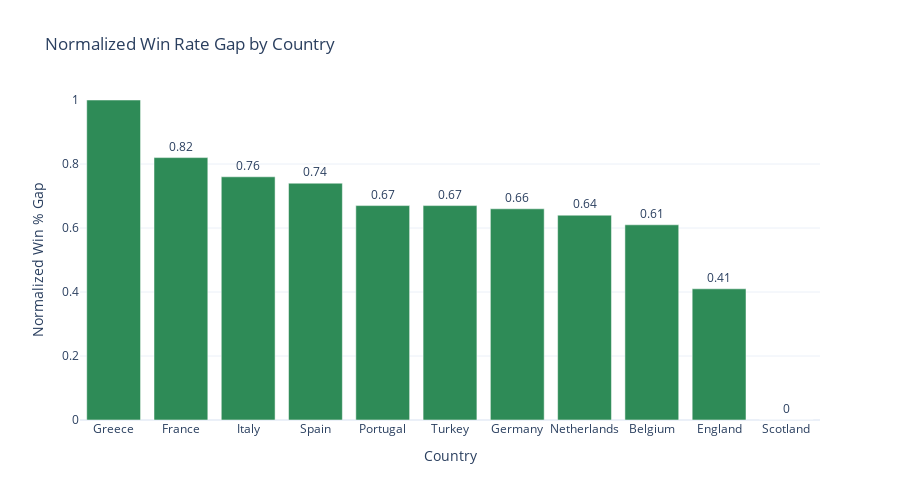

The notebook cell saved with this chart:
### Code cell
import plotly.graph_objs as go

# Build the bar chart
fig_winrate_gap_normalized = go.Figure()

fig_winrate_gap_normalized.add_trace(go.Bar(
    x=gap_sorted.index,
    y=gap_sorted['normalized_gap'],
    text=gap_sorted['normalized_gap'],
    texttemplate='%{text}',
    textposition='outside',
    marker_color='seagreen'
))

# Layout settings
fig_winrate_gap_normalized.update_layout(
    title='Normalized Win Rate Gap by Country',
    xaxis_title='Country',
    yaxis_title='Normalized Win % Gap',
    template='plotly_white',
    yaxis=dict(range=[0, 1]),
    height=500
)

### Figure 1 — Plotly figure (JSON) as saved in the notebook; plotly's stock layout.template omitted (floating-point values rounded to 4 significant figures)
{"data": [{"marker": {"color": "seagreen"}, "text": [1.0, 0.82, 0.76, 0.74, 0.67, 0.67, 0.66, 0.64, 0.61, 0.41, 0.0], "textposition": "outside", "texttemplate": "%{text}", "type": "bar", "x": ["Greece", "France", "Italy", "Spain", "Portugal", "Turkey", "Germany", "Netherlands", "Belgium", "England", "Scotland"], "y": [1.0, 0.82, 0.76, 0.74, 0.67, 0.67, 0.66, 0.64, 0.61, 0.41, 0.0]}], "layout": {"height": 500, "title": {"text": "Normalized Win Rate Gap by Country"}, "xaxis": {"title": {"text": "Country"}}, "yaxis": {"range": [0, 1], "title": {"text": "Normalized Win % Gap"}}}}
